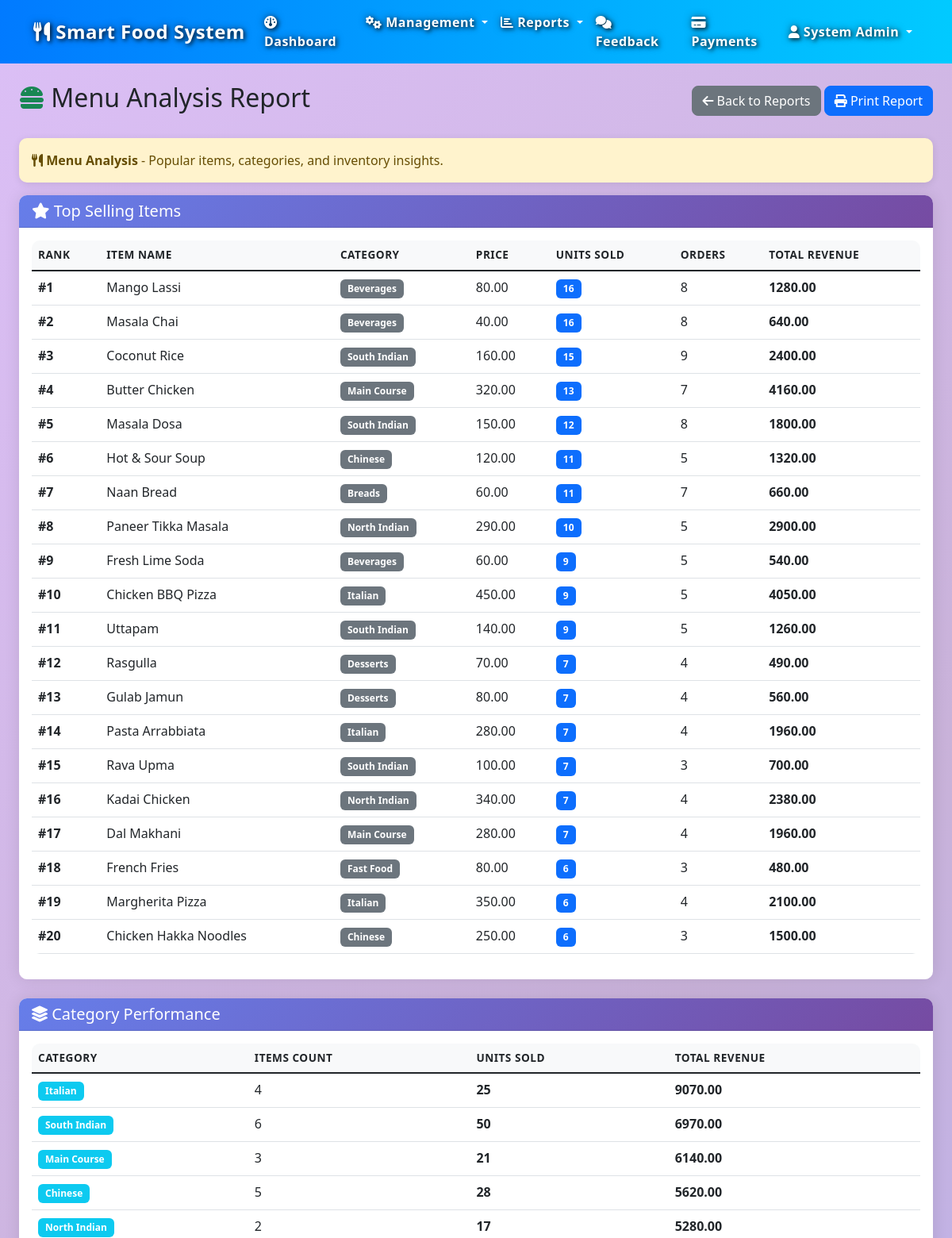
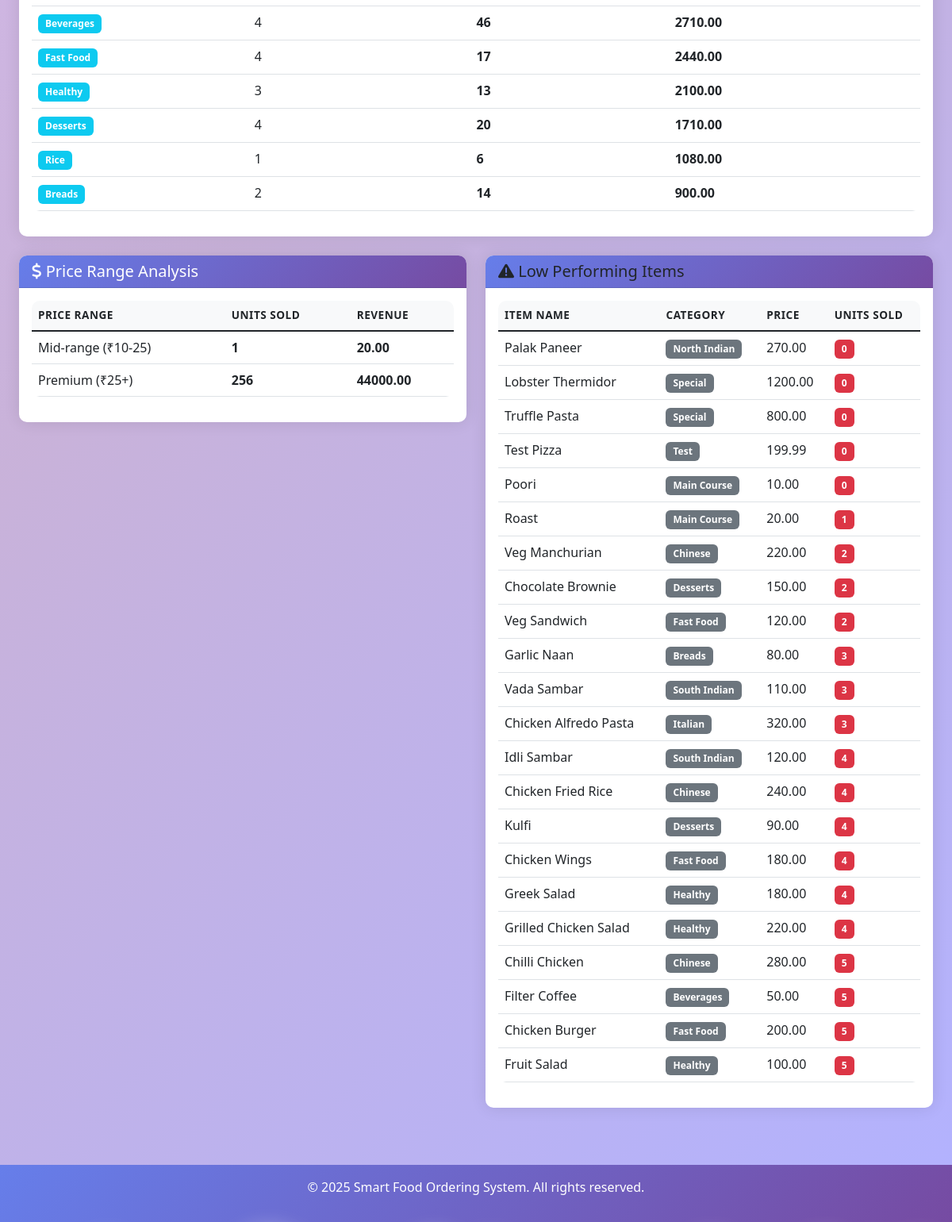
The page /reports/menu_analysis (signed in) on the database its author committed (2 pictures, top to bottom).
### models.py (models this page shows, shortened)
class MenuItem(db.Model):
    __tablename__ = 'menuitem'
    menu_item_id = db.Column(db.Integer, primary_key=True, autoincrement=True)
    name = db.Column(db.String(100), nullable=False)
    description = db.Column(db.Text, nullable=True)
    price = db.Column(db.Numeric(10, 2), nullable=False)
    category = db.Column(db.String(50), nullable=False)
    availability = db.Column(db.Boolean, default=True, nullable=False)
    image = db.Column(db.String(255), nullable=True)
    created_date = db.Column(db.DateTime, default=datetime.now)
    is_vegetarian = db.Column(db.Boolean, default=False, nullable=False)
    is_spicy = db.Column(db.Boolean, default=False, nullable=False)
    is_popular = db.Column(db.Boolean, default=False, nullable=False)
    is_new = db.Column(db.Boolean, default=False, nullable=False)
    discount = db.Column(db.Numeric(5, 2), default=0, nullable=False)
    order_details = db.relationship('OrderDetails', backref='menu_item', lazy=True, cascade='all, delete-orphan')
    recommendations = db.relationship('Recommendation', backref='menu_item', lazy=True, cascade='all, delete-orphan')

### routes/reports.py (the view)
@reports_bp.route('/menu_analysis')
@admin_required
def menu_analysis():
    top_items = db.session.query(
        MenuItem.name,
        MenuItem.category,
        MenuItem.price,
        func.sum(OrderDetails.quantity).label('total_sold'),
        func.sum(OrderDetails.sub_total).label('total_revenue'),
        func.count(OrderDetails.order_detail_id).label('order_count')
    ).join(OrderDetails).group_by(MenuItem.menu_item_id).order_by(
        func.sum(OrderDetails.quantity).desc()
    ).limit(20).all()
    category_performance = db.session.query(
        MenuItem.category,
        func.sum(OrderDetails.quantity).label('total_sold'),
        func.sum(OrderDetails.sub_total).label('total_revenue'),
        func.count(func.distinct(MenuItem.menu_item_id)).label('items_count')
    ).join(OrderDetails).group_by(MenuItem.category).order_by(
        func.sum(OrderDetails.sub_total).desc()
    ).all()
    low_performing = db.session.query(
        MenuItem.name,
        MenuItem.category,
        MenuItem.price,
        func.coalesce(func.sum(OrderDetails.quantity), 0).label('total_sold')
    ).outerjoin(OrderDetails).group_by(MenuItem.menu_item_id).having(
        func.coalesce(func.sum(OrderDetails.quantity), 0) <= 5
    ).order_by(func.coalesce(func.sum(OrderDetails.quantity), 0).asc()).all()
    price_analysis = db.session.query(
        case(
            (MenuItem.price < 10, 'Budget (< ₹10)'),
            (and_(MenuItem.price >= 10, MenuItem.price < 25), 'Mid-range (₹10-25)'),
            (MenuItem.price >= 25, 'Premium (₹25+)'),
            else_='Other'
        ).label('price_range'),
        func.sum(OrderDetails.quantity).label('total_sold'),
        func.sum(OrderDetails.sub_total).label('total_revenue')
    ).join(OrderDetails).group_by('price_range').all()
    return render_template('reports/menu_analysis.html',
                         top_items=top_items,
                         category_performance=category_performance,
                         low_performing=low_performing,
                         price_analysis=price_analysis)

### app.py (called while the page is built)
@app.after_request
def add_header(response):
    response.headers['Cache-Control'] = 'no-store, no-cache, must-revalidate, post-check=0, pre-check=0, max-age=0'
    response.headers['Pragma'] = 'no-cache'
    response.headers['Expires'] = '-1'
    return response

### routes/reports.py (called while the page is built)
def admin_required(f):
    @wraps(f)
    def decorated_function(*args, **kwargs):
        user_role = session.get('user_role', '').lower()
        if 'user_id' not in session or user_role != 'admin':
            flash('Access denied. Admin privileges required for financial reports.', 'danger')
            return redirect(url_for('dashboard'))
        return f(*args, **kwargs)
    return decorated_function

### templates/reports/menu_analysis.html (shortened to what this page needs)
{% extends "base.html" %}
{% block content %}
<div class="container-fluid mt-4">
    <div class="d-flex justify-content-between align-items-center mb-4">
        <h2>
            <i class="fas fa-hamburger text-success"></i>
            Menu Analysis Report
        </h2>
        <div>
            <a href="{{ url_for('reports.reports_dashboard') }}" class="btn btn-secondary">
                <i class="fas fa-arrow-left"></i>
                Back to Reports
            </a>
            <button class="btn btn-primary" onclick="window.print()">
                <i class="fas fa-print"></i>
                Print Report
            </button>
        </div>
    </div>
    <div class="alert alert-warning">
        <i class="fas fa-utensils"></i>
        <strong>Menu Analysis</strong> - Popular items, categories, and inventory insights.
    </div>
    <div class="card mb-4">
        <div class="card-header bg-success text-white">
            <h5 class="mb-0"><i class="fas fa-star"></i> Top Selling Items</h5>
        </div>
        <div class="card-body">
            {% if top_items %}
            <div class="table-responsive">
                <table class="table table-hover">
                    <thead>
                        <tr>
                            <th>Rank</th>
                            <th>Item Name</th>
                            <th>Category</th>
                            <th>Price</th>
                            <th>Units Sold</th>
                            <th>Orders</th>
                            <th>Total Revenue</th>
                        </tr>
                    </thead>
                    <tbody>
                        {% for item in top_items %}
                        <tr>
                            <td><strong>#{{ loop.index }}</strong></td>
                            <td>{{ item.name }}</td>
                            <td><span class="badge bg-secondary">{{ item.category }}</span></td>
                            <td>{{ "%.2f"|format(item.price) }}</td>
                            <td><span class="badge bg-primary">{{ item.total_sold }}</span></td>
                            <td>{{ item.order_count }}</td>
                            <td><strong>{{ "%.2f"|format(item.total_revenue) }}</strong></td>
                        </tr>
                        {% endfor %}
                    </tbody>
                </table>
            </div>
            {% else %}
            <p class="text-muted text-center">No sales data available.</p>
            {% endif %}
        </div>
    </div>
    <div class="card mb-4">
        <div class="card-header bg-info text-white">
            <h5 class="mb-0"><i class="fas fa-layer-group"></i> Category Performance</h5>
        </div>
        <div class="card-body">
            {% if category_performance %}
            <div class="table-responsive">
                <table class="table table-hover">
                    <thead>
                        <tr>
                            <th>Category</th>
                            <th>Items Count</th>
                            <th>Units Sold</th>
                            <th>Total Revenue</th>
                        </tr>
                    </thead>
                    <tbody>
                        {% for cat in category_performance %}
                        <tr>
                            <td><span class="badge bg-info">{{ cat.category }}</span></td>
                            <td>{{ cat.items_count }}</td>
                            <td><strong>{{ cat.total_sold }}</strong></td>
                            <td><strong>{{ "%.2f"|format(cat.total_revenue) }}</strong></td>
                        </tr>
                        {% endfor %}
                    </tbody>
                </table>
            </div>
            {% else %}
            <p class="text-muted text-center">No category data available.</p>
            {% endif %}
        </div>
    </div>
    <div class="row">
        <div class="col-md-6">
            <div class="card mb-4">
                <div class="card-header bg-primary text-white">
                    <h5 class="mb-0"><i class="fas fa-dollar-sign"></i> Price Range Analysis</h5>
                </div>
                <div class="card-body">
                    {% if price_analysis %}
                    <div class="table-responsive">
                        <table class="table table-hover">
                            <thead>
                                <tr>
                                    <th>Price Range</th>
                                    <th>Units Sold</th>
                                    <th>Revenue</th>
                                </tr>
                            </thead>
                            <tbody>
                                {% for price in price_analysis %}
                                <tr>
                                    <td>{{ price.price_range }}</td>
                                    <td><strong>{{ price.total_sold }}</strong></td>
                                    <td><strong>{{ "%.2f"|format(price.total_revenue) }}</strong></td>
                                </tr>
                                {% endfor %}
                            </tbody>
                        </table>
                    </div>
                    {% else %}
                    <p class="text-muted text-center">No price analysis data available.</p>
                    {% endif %}
                </div>
            </div>
        </div>
        <div class="col-md-6">
            <div class="card mb-4">
                <div class="card-header bg-warning text-dark">
                    <h5 class="mb-0"><i class="fas fa-exclamation-triangle"></i> Low Performing Items</h5>
                </div>
                <div class="card-body">
                    {% if low_performing %}
                    <div class="table-responsive">
                        <table class="table table-hover">
                            <thead>
                                <tr>
                                    <th>Item Name</th>
                                    <th>Category</th>
                                    <th>Price</th>
                                    <th>Units Sold</th>
                                </tr>
                            </thead>
                            <tbody>
                                {% for item in low_performing %}
                                <tr>
                                    <td>{{ item.name }}</td>
                                    <td><span class="badge bg-secondary">{{ item.category }}</span></td>
                                    <td>{{ "%.2f"|format(item.price) }}</td>
                                    <td><span class="badge bg-danger">{{ item.total_sold }}</span></td>
                                </tr>
                                {% endfor %}
                            </tbody>
                        </table>
                    </div>
                    {% else %}
                    <p class="text-muted text-center">All items are performing well!</p>
                    {% endif %}
                </div>
            </div>
        </div>
    </div>
</div>
{% endblock %}

### static/css/style.css (style rules this page uses)
body { font-family: 'Segoe UI', Tahoma, Geneva, Verdana, sans-serif; background-color: #f8f9fa; }
.card { border: none; border-radius: 10px; box-shadow: 0 0 20px rgba(0, 0, 0, 0.1); transition: transform 0.3s ease; }
.card-header { background: linear-gradient(135deg, #667eea 0%, #764ba2 100%); color: white; border-radius: 10px 10px 0 0 !important; font-weight: 600; }
.btn { border-radius: 8px; font-weight: 500; transition: all 0.3s ease; }
.table { border-radius: 10px; overflow: hidden; }
.table thead th { border: none; font-weight: 600; text-transform: uppercase; font-size: 0.85rem; letter-spacing: 0.5px; }
.table thead:not(.table-dark) th { background-color: #f8f9fa; }
.alert { border-radius: 10px; border: none; box-shadow: 0 2px 10px rgba(0, 0, 0, 0.1); }
.badge { font-size: 0.75rem; padding: 0.5em 0.75em; border-radius: 6px; }

### templates/base.html (style rules this page uses)
body { background: linear-gradient(135deg, rgba(138, 43, 226, 0.3) 0%, rgba(75, 0, 130, 0.3) 12.5%, rgba(0, 0, 255, 0.3) 25%, rgba(0, 191, 255, 0.3) 37.5%, rgba(0, 255, 127, 0.3) 50%, rgba(64, 224, 208, 0.3) 62.5%, rgba(255, 255, 0, 0.3) 75%, rgba(255, 192, 203, 0.3) 87.5%, rgba(138, 43, 226, 0.3) 100%) !important; background-size: 400% 400% !important; animation: gradientFlow 25s ease infinite !important; min-height: 100vh !important; position: relative; overflow-x: hidden; }
.card { backdrop-filter: blur(10px); }

### rows shown on the page
MenuItem: name "Mango Lassi", category "Beverages", price "80.00", total_sold "16", order_count "8", total_revenue "1280.00"
MenuItem: name "Masala Chai", category "Beverages", price "40.00", total_sold "16", order_count "8", total_revenue "640.00"
MenuItem: name "Coconut Rice", category "South Indian", price "160.00", total_sold "15", order_count "9", total_revenue "2400.00"
MenuItem: name "Butter Chicken", category "Main Course", price "320.00", total_sold "13", order_count "7", total_revenue "4160.00"
MenuItem: name "Masala Dosa", category "South Indian", price "150.00", total_sold "12", order_count "8", total_revenue "1800.00"
MenuItem: name "Hot & Sour Soup", category "Chinese", price "120.00", total_sold "11", order_count "5", total_revenue "1320.00"
MenuItem: name "Naan Bread", category "Breads", price "60.00", total_sold "11", order_count "7", total_revenue "660.00"
MenuItem: name "Paneer Tikka Masala", category "North Indian", price "290.00", total_sold "10", order_count "5", total_revenue "2900.00"
MenuItem: name "Fresh Lime Soda", category "Beverages", price "60.00", total_sold "9", order_count "5", total_revenue "540.00"
MenuItem: name "Chicken BBQ Pizza", category "Italian", price "450.00", total_sold "9", order_count "5", total_revenue "4050.00"
MenuItem: name "Uttapam", category "South Indian", price "140.00", total_sold "9", order_count "5", total_revenue "1260.00"
MenuItem: name "Rasgulla", category "Desserts", price "70.00", total_sold "7", order_count "4", total_revenue "490.00"
MenuItem: name "Gulab Jamun", category "Desserts", price "80.00", total_sold "7", order_count "4", total_revenue "560.00"
MenuItem: name "Pasta Arrabbiata", category "Italian", price "280.00", total_sold "7", order_count "4", total_revenue "1960.00"
MenuItem: name "Rava Upma", category "South Indian", price "100.00", total_sold "7", order_count "3", total_revenue "700.00"
MenuItem: name "Kadai Chicken", category "North Indian", price "340.00", total_sold "7", order_count "4", total_revenue "2380.00"
MenuItem: name "Dal Makhani", category "Main Course", price "280.00", total_sold "7", order_count "4", total_revenue "1960.00"
MenuItem: name "French Fries", category "Fast Food", price "80.00", total_sold "6", order_count "3", total_revenue "480.00"
MenuItem: name "Margherita Pizza", category "Italian", price "350.00", total_sold "6", order_count "4", total_revenue "2100.00"
MenuItem: name "Chicken Hakka Noodles", category "Chinese", price "250.00", total_sold "6", order_count "3", total_revenue "1500.00"
MenuItem: category "Rice", items_count "1", total_sold "6", total_revenue "1080.00"
MenuItem: name "Palak Paneer", category "North Indian", price "270.00", total_sold "0"
MenuItem: name "Lobster Thermidor", category "Special", price "1200.00", total_sold "0"
MenuItem: name "Truffle Pasta", category "Special", price "800.00", total_sold "0"
MenuItem: name "Test Pizza", category "Test", price "199.99", total_sold "0"
MenuItem: name "Poori", category "Main Course", price "10.00", total_sold "0"
MenuItem: name "Roast", category "Main Course", price "20.00", total_sold "1"
MenuItem: name "Veg Manchurian", category "Chinese", price "220.00", total_sold "2"
MenuItem: name "Chocolate Brownie", category "Desserts", price "150.00", total_sold "2"
MenuItem: name "Veg Sandwich", category "Fast Food", price "120.00", total_sold "2"
MenuItem: name "Garlic Naan", category "Breads", price "80.00", total_sold "3"
MenuItem: name "Vada Sambar", category "South Indian", price "110.00", total_sold "3"
MenuItem: name "Chicken Alfredo Pasta", category "Italian", price "320.00", total_sold "3"
MenuItem: name "Idli Sambar", category "South Indian", price "120.00", total_sold "4"
MenuItem: name "Chicken Fried Rice", category "Chinese", price "240.00", total_sold "4"
MenuItem: name "Kulfi", category "Desserts", price "90.00", total_sold "4"
MenuItem: name "Chicken Wings", category "Fast Food", price "180.00", total_sold "4"
MenuItem: name "Greek Salad", category "Healthy", price "180.00", total_sold "4"
MenuItem: name "Grilled Chicken Salad", category "Healthy", price "220.00", total_sold "4"
MenuItem: name "Chilli Chicken", category "Chinese", price "280.00", total_sold "5"
MenuItem: name "Filter Coffee", category "Beverages", price "50.00", total_sold "5"
MenuItem: name "Chicken Burger", category "Fast Food", price "200.00", total_sold "5"
MenuItem: name "Fruit Salad", category "Healthy", price "100.00", total_sold "5"

### other values the page prints
{{ session.user_name }} "System Admin"
{{ cat.category }} "Italian" "South Indian" "Main Course" "Chinese" "North Indian" "Beverages" "Fast Food" "Healthy" "Desserts" "Breads"
{{ cat.items_count }} "4" "6" "3" "5" "2" "4" "4" "3" "4" "2"
{{ cat.total_sold }} "25" "50" "21" "28" "17" "46" "17" "13" "20" "14"
{{ "%.2f"|format(cat.total_revenue) }} "9070.00" "6970.00" "6140.00" "5620.00" "5280.00" "2710.00" "2440.00" "2100.00" "1710.00" "900.00"
{{ price.price_range }} "Mid-range (₹10-25)" "Premium (₹25+)"
{{ price.total_sold }} "1" "256"
{{ "%.2f"|format(price.total_revenue) }} "20.00" "44000.00"
